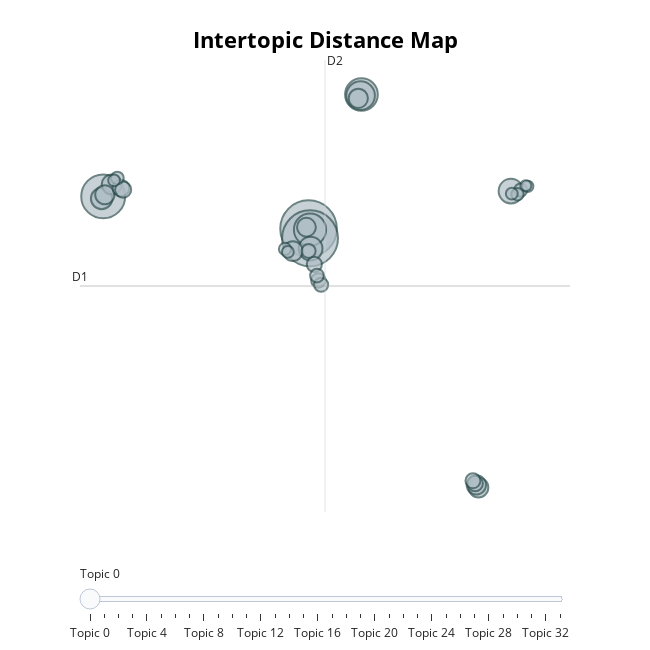

The code cell stored with this chart in its notebook:
### Markdown cell above
### Visualize Topics

After having trained our BERTopic model, we can iteratively go through perhaps a hundred topic to get a good understanding of the topics that were extract. However, that takes quite some time and lacks a global representation. Instead, we can visualize the topics that were generated in a way very similar to LDAvis:

### Code cell
topic_model.visualize_topics(top_n_topics=75)

### Figure 1 — Plotly figure (JSON) as saved in the notebook; plotly's stock layout.template omitted (floating-point values rounded to 4 significant figures)
{"data": [{"customdata": [[0, "الله | او | اللهم | ان | والله", 2015], [1, "الأمازيغية | الامازيغية | اللغة | لغة | العربية", 1968], [2, "الحكومة | الدولة | الشعب | ان | المواطنين", 1212], [3, "موطني | انا | شيء | او | واحد", 673], [4, "المغرب | المغاربة | المغربية | المغربي | الله", 654], [5, "الله | بالله | الوكيل | قوة | الحق", 515], [6, "تخدمو | مانو | وبشارة | الانتخابي | تترجم", 380], [7, "الامازيغية | الأمازيغية | اللغة | العربية | لغة", 356], [8, "التعليم | إصلاح | التعليمية | الأساتذة | التربية", 288], [9, "المغربي | المغرب | الشعب | المغاربة | مليار", 252], [10, "السنة | التقويم | عطلة | سنة | الأمازيغية", 248], [11, "فرنسا | الجزائر | المغرب | لفرنسا | الفرنسية", 245], [12, "الجزائر | المغرب | الجزائري | دولة | الصحراء", 235], [13, "الشرطة | تحية | المجرمين | الشرطي | يجب", 233], [14, "المغربي | المغرب | المغربية | المغاربة | ان", 232], [15, "المغرب | المغاربة | الله | فاس | المغربي", 223], [16, "الماء | المياه | السدود | مياه | ماء", 178], [17, "اللحوم | الأبقار | لحم | البقر | البرازيل", 164], [18, "اسبانيا | المغرب | إسبانيا | الافارقة | الناتو", 149], [19, "اللغة | لغة | لهجة | الامازيغية | اللهجة", 144], [20, "سوريا | السعودية | العربية | السوري | إيران", 141], [21, "السوسية | الناطق | باللهجة | الريفية | اللهجة", 132], [22, "يتوحدون | لهجاتهم | الجهوية | المختلفة | واحدة", 125], [23, "الإسلام | القرآن | الدين | الإسلامي | المساجد", 124], [24, "لغة | العلمي | لهجة | تدريس | تعليم", 119], [25, "الحكومة | الأغلبية | المغربية | ننكر | الخدمة", 108], [26, "الحكومة | حكومة | مكرهناهمش | بدورهم | يخدمو", 102], [27, "حزب | التجمع | الوطني | للأحرار | السياسية", 96], [28, "رمضان | الصلاة | المساجد | الصيام | الشهور", 94], [29, "سعيد | عيد | عطلة | العيد | مبارك", 89], [30, "لهدف | الناجعة | ماضية | الاتجاه | الحكومة", 89], [31, "المغرب | المغاربة | يريد | المغربي | الشعب", 87], [32, "الحكومة | للحكومة | منجزاتها | وعلة | ولايتها", 81], [33, "الحكومة | المقاولات | الحكومية | هده | الحالية", 76]], "hovertemplate": "<b>Topic %{customdata[0]}</b><br>%{customdata[1]}<br>Size: %{customdata[2]}", "legendgroup": "", "marker": {"color": "#B0BEC5", "line": {"color": "DarkSlateGrey", "width": 2}, "size": [2015, 1968, 1212, 673, 654, 515, 380, 356, 288, 252, 248, 245, 235, 233, 232, 223, 178, 164, 149, 144, 141, 132, 125, 124, 119, 108, 102, 96, 94, 89, 89, 87, 81, 76], "sizemode": "area", "sizeref": 1.259, "symbol": "circle"}, "mode": "markers", "name": "", "orientation": "v", "showlegend": false, "type": "scatter", "x": [4.264, 4.364, -9.701, 7.86, 4.364, 7.802, 18.03, 4.4, -9.808, -9.117, 3.197, 15.82, 15.67, -9.59, 7.647, 4.12, -8.497, -8.345, 15.59, 4.657, 15.44, 4.934, 5.117, 4.266, 4.836, 18.68, -8.74, 18.47, 2.663, 2.854, 18.09, -8.961, 19.17, 19.04], "xaxis": "x", "y": [5.338, 4.798, 7.131, 12.8, 5.277, 12.74, 7.426, 4.231, 7.014, 7.794, 4.088, -9.071, -8.926, 7.223, 12.59, 5.415, 7.593, 7.507, -8.848, 3.349, -8.696, 2.457, 2.214, 4.096, 2.727, 7.479, 8.155, 7.252, 4.209, 4.043, 7.284, 8.017, 7.692, 7.73], "yaxis": "y"}], "layout": {"annotations": [{"showarrow": false, "text": "D1", "x": -11.28, "y": 2.145, "yshift": 10}, {"showarrow": false, "text": "D2", "x": 5.382, "xshift": 10, "y": 14.72}], "height": 650, "hoverlabel": {"bgcolor": "white", "font": {"family": "Rockwell", "size": 16}}, "legend": {"itemsizing": "constant", "tracegroupgap": 0}, "margin": {"t": 60}, "shapes": [{"line": {"color": "#CFD8DC", "width": 2}, "type": "line", "x0": 5.382, "x1": 5.382, "y0": -10.43, "y1": 14.72}, {"line": {"color": "#9E9E9E", "width": 2}, "type": "line", "x0": -11.28, "x1": 22.04, "y0": 2.145, "y1": 2.145}], "sliders": [{"active": 0, "pad": {"t": 50}, "steps": [{"args": [{"marker.color": [["red", "#B0BEC5", "#B0BEC5", "#B0BEC5", "#B0BEC5", "#B0BEC5", "#B0BEC5", "#B0BEC5", "#B0BEC5", "#B0BEC5", "#B0BEC5", "#B0BEC5", "#B0BEC5", "#B0BEC5", "#B0BEC5", "#B0BEC5", "#B0BEC5", "#B0BEC5", "#B0BEC5", "#B0BEC5", "#B0BEC5", "#B0BEC5", "#B0BEC5", "#B0BEC5", "#B0BEC5", "#B0BEC5", "#B0BEC5", "#B0BEC5", "#B0BEC5", "#B0BEC5", "#B0BEC5", "#B0BEC5", "#B0BEC5", "#B0BEC5"]]}], "label": "Topic 0", "method": "update"}, {"args": [{"marker.color": [["#B0BEC5", "red", "#B0BEC5", "#B0BEC5", "#B0BEC5", "#B0BEC5", "#B0BEC5", "#B0BEC5", "#B0BEC5", "#B0BEC5", "#B0BEC5", "#B0BEC5", "#B0BEC5", "#B0BEC5", "#B0BEC5", "#B0BEC5", "#B0BEC5", "#B0BEC5", "#B0BEC5", "#B0BEC5", "#B0BEC5", "#B0BEC5", "#B0BEC5", "#B0BEC5", "#B0BEC5", "#B0BEC5", "#B0BEC5", "#B0BEC5", "#B0BEC5", "#B0BEC5", "#B0BEC5", "#B0BEC5", "#B0BEC5", "#B0BEC5"]]}], "label": "Topic 1", "method": "update"}, {"args": [{"marker.color": [["#B0BEC5", "#B0BEC5", "red", "#B0BEC5", "#B0BEC5", "#B0BEC5", "#B0BEC5", "#B0BEC5", "#B0BEC5", "#B0BEC5", "#B0BEC5", "#B0BEC5", "#B0BEC5", "#B0BEC5", "#B0BEC5", "#B0BEC5", "#B0BEC5", "#B0BEC5", "#B0BEC5", "#B0BEC5", "#B0BEC5", "#B0BEC5", "#B0BEC5", "#B0BEC5", "#B0BEC5", "#B0BEC5", "#B0BEC5", "#B0BEC5", "#B0BEC5", "#B0BEC5", "#B0BEC5", "#B0BEC5", "#B0BEC5", "#B0BEC5"]]}], "label": "Topic 2", "method": "update"}, {"args": [{"marker.color": [["#B0BEC5", "#B0BEC5", "#B0BEC5", "red", "#B0BEC5", "#B0BEC5", "#B0BEC5", "#B0BEC5", "#B0BEC5", "#B0BEC5", "#B0BEC5", "#B0BEC5", "#B0BEC5", "#B0BEC5", "#B0BEC5", "#B0BEC5", "#B0BEC5", "#B0BEC5", "#B0BEC5", "#B0BEC5", "#B0BEC5", "#B0BEC5", "#B0BEC5", "#B0BEC5", "#B0BEC5", "#B0BEC5", "#B0BEC5", "#B0BEC5", "#B0BEC5", "#B0BEC5", "#B0BEC5", "#B0BEC5", "#B0BEC5", "#B0BEC5"]]}], "label": "Topic 3", "method": "update"}, {"args": [{"marker.color": [["#B0BEC5", "#B0BEC5", "#B0BEC5", "#B0BEC5", "red", "#B0BEC5", "#B0BEC5", "#B0BEC5", "#B0BEC5", "#B0BEC5", "#B0BEC5", "#B0BEC5", "#B0BEC5", "#B0BEC5", "#B0BEC5", "#B0BEC5", "#B0BEC5", "#B0BEC5", "#B0BEC5", "#B0BEC5", "#B0BEC5", "#B0BEC5", "#B0BEC5", "#B0BEC5", "#B0BEC5", "#B0BEC5", "#B0BEC5", "#B0BEC5", "#B0BEC5", "#B0BEC5", "#B0BEC5", "#B0BEC5", "#B0BEC5", "#B0BEC5"]]}], "label": "Topic 4", "method": "update"}, {"args": [{"marker.color": [["#B0BEC5", "#B0BEC5", "#B0BEC5", "#B0BEC5", "#B0BEC5", "red", "#B0BEC5", "#B0BEC5", "#B0BEC5", "#B0BEC5", "#B0BEC5", "#B0BEC5", "#B0BEC5", "#B0BEC5", "#B0BEC5", "#B0BEC5", "#B0BEC5", "#B0BEC5", "#B0BEC5", "#B0BEC5", "#B0BEC5", "#B0BEC5", "#B0BEC5", "#B0BEC5", "#B0BEC5", "#B0BEC5", "#B0BEC5", "#B0BEC5", "#B0BEC5", "#B0BEC5", "#B0BEC5", "#B0BEC5", "#B0BEC5", "#B0BEC5"]]}], "label": "Topic 5", "method": "update"}, {"args": [{"marker.color": [["#B0BEC5", "#B0BEC5", "#B0BEC5", "#B0BEC5", "#B0BEC5", "#B0BEC5", "red", "#B0BEC5", "#B0BEC5", "#B0BEC5", "#B0BEC5", "#B0BEC5", "#B0BEC5", "#B0BEC5", "#B0BEC5", "#B0BEC5", "#B0BEC5", "#B0BEC5", "#B0BEC5", "#B0BEC5", "#B0BEC5", "#B0BEC5", "#B0BEC5", "#B0BEC5", "#B0BEC5", "#B0BEC5", "#B0BEC5", "#B0BEC5", "#B0BEC5", "#B0BEC5", "#B0BEC5", "#B0BEC5", "#B0BEC5", "#B0BEC5"]]}], "label": "Topic 6", "method": "update"}, {"args": [{"marker.color": [["#B0BEC5", "#B0BEC5", "#B0BEC5", "#B0BEC5", "#B0BEC5", "#B0BEC5", "#B0BEC5", "red", "#B0BEC5", "#B0BEC5", "#B0BEC5", "#B0BEC5", "#B0BEC5", "#B0BEC5", "#B0BEC5", "#B0BEC5", "#B0BEC5", "#B0BEC5", "#B0BEC5", "#B0BEC5", "#B0BEC5", "#B0BEC5", "#B0BEC5", "#B0BEC5", "#B0BEC5", "#B0BEC5", "#B0BEC5", "#B0BEC5", "#B0BEC5", "#B0BEC5", "#B0BEC5", "#B0BEC5", "#B0BEC5", "#B0BEC5"]]}], "label": "Topic 7", "method": "update"}, {"args": [{"marker.color": [["#B0BEC5", "#B0BEC5", "#B0BEC5", "#B0BEC5", "#B0BEC5", "#B0BEC5", "#B0BEC5", "#B0BEC5", "red", "#B0BEC5", "#B0BEC5", "#B0BEC5", "#B0BEC5", "#B0BEC5", "#B0BEC5", "#B0BEC5", "#B0BEC5", "#B0BEC5", "#B0BEC5", "#B0BEC5", "#B0BEC5", "#B0BEC5", "#B0BEC5", "#B0BEC5", "#B0BEC5", "#B0BEC5", "#B0BEC5", "#B0BEC5", "#B0BEC5", "#B0BEC5", "#B0BEC5", "#B0BEC5", "#B0BEC5", "#B0BEC5"]]}], "label": "Topic 8", "method": "update"}, {"args": [{"marker.color": [["#B0BEC5", "#B0BEC5", "#B0BEC5", "#B0BEC5", "#B0BEC5", "#B0BEC5", "#B0BEC5", "#B0BEC5", "#B0BEC5", "red", "#B0BEC5", "#B0BEC5", "#B0BEC5", "#B0BEC5", "#B0BEC5", "#B0BEC5", "#B0BEC5", "#B0BEC5", "#B0BEC5", "#B0BEC5", "#B0BEC5", "#B0BEC5", "#B0BEC5", "#B0BEC5", "#B0BEC5", "#B0BEC5", "#B0BEC5", "#B0BEC5", "#B0BEC5", "#B0BEC5", "#B0BEC5", "#B0BEC5", "#B0BEC5", "#B0BEC5"]]}], "label": "Topic 9", "method": "update"}, {"args": [{"marker.color": [["#B0BEC5", "#B0BEC5", "#B0BEC5", "#B0BEC5", "#B0BEC5", "#B0BEC5", "#B0BEC5", "#B0BEC5", "#B0BEC5", "#B0BEC5", "red", "#B0BEC5", "#B0BEC5", "#B0BEC5", "#B0BEC5", "#B0BEC5", "#B0BEC5", "#B0BEC5", "#B0BEC5", "#B0BEC5", "#B0BEC5", "#B0BEC5", "#B0BEC5", "#B0BEC5", "#B0BEC5", "#B0BEC5", "#B0BEC5", "#B0BEC5", "#B0BEC5", "#B0BEC5", "#B0BEC5", "#B0BEC5", "#B0BEC5", "#B0BEC5"]]}], "label": "Topic 10", "method": "update"}, {"args": [{"marker.color": [["#B0BEC5", "#B0BEC5", "#B0BEC5", "#B0BEC5", "#B0BEC5", "#B0BEC5", "#B0BEC5", "#B0BEC5", "#B0BEC5", "#B0BEC5", "#B0BEC5", "red", "#B0BEC5", "#B0BEC5", "#B0BEC5", "#B0BEC5", "#B0BEC5", "#B0BEC5", "#B0BEC5", "#B0BEC5", "#B0BEC5", "#B0BEC5", "#B0BEC5", "#B0BEC5", "#B0BEC5", "#B0BEC5", "#B0BEC5", "#B0BEC5", "#B0BEC5", "#B0BEC5", "#B0BEC5", "#B0BEC5", "#B0BEC5", "#B0BEC5"]]}], "label": "Topic 11", "method": "update"}, {"args": [{"marker.color": [["#B0BEC5", "#B0BEC5", "#B0BEC5", "#B0BEC5", "#B0BEC5", "#B0BEC5", "#B0BEC5", "#B0BEC5", "#B0BEC5", "#B0BEC5", "#B0BEC5", "#B0BEC5", "red", "#B0BEC5", "#B0BEC5", "#B0BEC5", "#B0BEC5", "#B0BEC5", "#B0BEC5", "#B0BEC5", "#B0BEC5", "#B0BEC5", "#B0BEC5", "#B0BEC5", "#B0BEC5", "#B0BEC5", "#B0BEC5", "#B0BEC5", "#B0BEC5", "#B0BEC5", "#B0BEC5", "#B0BEC5", "#B0BEC5", "#B0BEC5"]]}], "label": "Topic 12", "method": "update"}, {"args": [{"marker.color": [["#B0BEC5", "#B0BEC5", "#B0BEC5", "#B0BEC5", "#B0BEC5", "#B0BEC5", "#B0BEC5", "#B0BEC5", "#B0BEC5", "#B0BEC5", "#B0BEC5", "#B0BEC5", "#B0BEC5", "red", "#B0BEC5", "#B0BEC5", "#B0BEC5", "#B0BEC5", "#B0BEC5", "#B0BEC5", "#B0BEC5", "#B0BEC5", "#B0BEC5", "#B0BEC5", "#B0BEC5", "#B0BEC5", "#B0BEC5", "#B0BEC5", "#B0BEC5", "#B0BEC5", "#B0BEC5", "#B0BEC5", "#B0BEC5", "#B0BEC5"]]}], "label": "Topic 13", "method": "update"}, {"args": [{"marker.color": [["#B0BEC5", "#B0BEC5", "#B0BEC5", "#B0BEC5", "#B0BEC5", "#B0BEC5", "#B0BEC5", "#B0BEC5", "#B0BEC5", "#B0BEC5", "#B0BEC5", "#B0BEC5", "#B0BEC5", "#B0BEC5", "red", "#B0BEC5", "#B0BEC5", "#B0BEC5", "#B0BEC5", "#B0BEC5", "#B0BEC5", "#B0BEC5", "#B0BEC5", "#B0BEC5", "#B0BEC5", "#B0BEC5", "#B0BEC5", "#B0BEC5", "#B0BEC5", "#B0BEC5", "#B0BEC5", "#B0BEC5", "#B0BEC5", "#B0BEC5"]]}], "label": "Topic 14", "method": "update"}, {"args": [{"marker.color": [["#B0BEC5", "#B0BEC5", "#B0BEC5", "#B0BEC5", "#B0BEC5", "#B0BEC5", "#B0BEC5", "#B0BEC5", "#B0BEC5", "#B0BEC5", "#B0BEC5", "#B0BEC5", "#B0BEC5", "#B0BEC5", "#B0BEC5", "red", "#B0BEC5", "#B0BEC5", "#B0BEC5", "#B0BEC5", "#B0BEC5", "#B0BEC5", "#B0BEC5", "#B0BEC5", "#B0BEC5", "#B0BEC5", "#B0BEC5", "#B0BEC5", "#B0BEC5", "#B0BEC5", "#B0BEC5", "#B0BEC5", "#B0BEC5", "#B0BEC5"]]}], "label": "Topic 15", "method": "update"}, {"args": [{"marker.color": [["#B0BEC5", "#B0BEC5", "#B0BEC5", "#B0BEC5", "#B0BEC5", "#B0BEC5", "#B0BEC5", "#B0BEC5", "#B0BEC5", "#B0BEC5", "#B0BEC5", "#B0BEC5", "#B0BEC5", "#B0BEC5", "#B0BEC5", "#B0BEC5", "red", "#B0BEC5", "#B0BEC5", "#B0BEC5", "#B0BEC5", "#B0BEC5", "#B0BEC5", "#B0BEC5", "#B0BEC5", "#B0BEC5", "#B0BEC5", "#B0BEC5", "#B0BEC5", "#B0BEC5", "#B0BEC5", "#B0BEC5", "#B0BEC5", "#B0BEC5"]]}], "label": "Topic 16", "method": "update"}, {"args": [{"marker.color": [["#B0BEC5", "#B0BEC5", "#B0BEC5", "#B0BEC5", "#B0BEC5", "#B0BEC5", "#B0BEC5", "#B0BEC5", "#B0BEC5", "#B0BEC5", "#B0BEC5", "#B0BEC5", "#B0BEC5", "#B0BEC5", "#B0BEC5", "#B0BEC5", "#B0BEC5", "red", "#B0BEC5", "#B0BEC5", "#B0BEC5", "#B0BEC5", "#B0BEC5", "#B0BEC5", "#B0BEC5", "#B0BEC5", "#B0BEC5", "#B0BEC5", "#B0BEC5", "#B0BEC5", "#B0BEC5", "#B0BEC5", "#B0BEC5", "#B0BEC5"]]}], "label": "Topic 17", "method": "update"}, {"args": [{"marker.color": [["#B0BEC5", "#B0BEC5", "#B0BEC5", "#B0BEC5", "#B0BEC5", "#B0BEC5", "#B0BEC5", "#B0BEC5", "#B0BEC5", "#B0BEC5", "#B0BEC5", "#B0BEC5", "#B0BEC5", "#B0BEC5", "#B0BEC5", "#B0BEC5", "#B0BEC5", "#B0BEC5", "red", "#B0BEC5", "#B0BEC5", "#B0BEC5", "#B0BEC5", "#B0BEC5", "#B0BEC5", "#B0BEC5", "#B0BEC5", "#B0BEC5", "#B0BEC5", "#B0BEC5", "#B0BEC5", "#B0BEC5", "#B0BEC5", "#B0BEC5"]]}], "label": "Topic 18", "method": "update"}, {"args": [{"marker.color": [["#B0BEC5", "#B0BEC5", "#B0BEC5", "#B0BEC5", "#B0BEC5", "#B0BEC5", "#B0BEC5", "#B0BEC5", "#B0BEC5", "#B0BEC5", "#B0BEC5", "#B0BEC5", "#B0BEC5", "#B0BEC5", "#B0BEC5", "#B0BEC5", "#B0BEC5", "#B0BEC5", "#B0BEC5", "red", "#B0BEC5", "#B0BEC5", "#B0BEC5", "#B0BEC5", "#B0BEC5", "#B0BEC5", "#B0BEC5", "#B0BEC5", "#B0BEC5", "#B0BEC5", "#B0BEC5", "#B0BEC5", "#B0BEC5", "#B0BEC5"]]}], "label": "Topic 19", "method": "update"}, {"args": [{"marker.color": [["#B0BEC5", "#B0BEC5", "#B0BEC5", "#B0BEC5", "#B0BEC5", "#B0BEC5", "#B0BEC5", "#B0BEC5", "#B0BEC5", "#B0BEC5", "#B0BEC5", "#B0BEC5", "#B0BEC5", "#B0BEC5", "#B0BEC5", "#B0BEC5", "#B0BEC5", "#B0BEC5", "#B0BEC5", "#B0BEC5", "red", "#B0BEC5", "#B0BEC5", "#B0BEC5", "#B0BEC5", "#B0BEC5", "#B0BEC5", "#B0BEC5", "#B0BEC5", "#B0BEC5", "#B0BEC5", "#B0BEC5", "#B0BEC5", "#B0BEC5"]]}], "label": "Topic 20", "method": "update"}, {"args": [{"marker.color": [["#B0BEC5", "#B0BEC5", "#B0BEC5", "#B0BEC5", "#B0BEC5", "#B0BEC5", "#B0BEC5", "#B0BEC5", "#B0BEC5", "#B0BEC5", "#B0BEC5", "#B0BEC5", "#B0BEC5", "#B0BEC5", "#B0BEC5", "#B0BEC5", "#B0BEC5", "#B0BEC5", "#B0BEC5", "#B0BEC5", "#B0BEC5", "red", "#B0BEC5", "#B0BEC5", "#B0BEC5", "#B0BEC5", "#B0BEC5", "#B0BEC5", "#B0BEC5", "#B0BEC5", "#B0BEC5", "#B0BEC5", "#B0BEC5", "#B0BEC5"]]}], "label": "Topic 21", "method": "update"}, {"args": [{"marker.color": [["#B0BEC5", "#B0BEC5", "#B0BEC5", "#B0BEC5", "#B0BEC5", "#B0BEC5", "#B0BEC5", "#B0BEC5", "#B0BEC5", "#B0BEC5", "#B0BEC5", "#B0BEC5", "#B0BEC5", "#B0BEC5", "#B0BEC5", "#B0BEC5", "#B0BEC5", "#B0BEC5", "#B0BEC5", "#B0BEC5", "#B0BEC5", "#B0BEC5", "red", "#B0BEC5", "#B0BEC5", "#B0BEC5", "#B0BEC5", "#B0BEC5", "#B0BEC5", "#B0BEC5", "#B0BEC5", "#B0BEC5", "#B0BEC5", "#B0BEC5"]]}], "label": "Topic 22", "method": "update"}, {"args": [{"marker.color": [["#B0BEC5", "#B0BEC5", "#B0BEC5", "#B0BEC5", "#B0BEC5", "#B0BEC5", "#B0BEC5", "#B0BEC5", "#B0BEC5", "#B0BEC5", "#B0BEC5", "#B0BEC5", "#B0BEC5", "#B0BEC5", "#B0BEC5", "#B0BEC5", "#B0BEC5", "#B0BEC5", "#B0BEC5", "#B0BEC5", "#B0BEC5", "#B0BEC5", "#B0BEC5", "red", "#B0BEC5", "#B0BEC5", "#B0BEC5", "#B0BEC5", "#B0BEC5", "#B0BEC5", "#B0BEC5", "#B0BEC5", "#B0BEC5", "#B0BEC5"]]}], "label": "Topic 23", "method": "update"}, {"args": [{"marker.color": [["#B0BEC5", "#B0BEC5", "#B0BEC5", "#B0BEC5", "#B0BEC5", "#B0BEC5", "#B0BEC5", "#B0BEC5", "#B0BEC5", "#B0BEC5", "#B0BEC5", "#B0BEC5", "#B0BEC5", "#B0BEC5", "#B0BEC5", "#B0BEC5", "#B0BEC5", "#B0BEC5", "#B0BEC5", "#B0BEC5", "#B0BEC5", "#B0BEC5", "#B0BEC5", "#B0BEC5", "red", "#B0BEC5", "#B0BEC5", "#B0BEC5", "#B0BEC5", "#B0BEC5", "#B0BEC5", "#B0BEC5", "#B0BEC5", "#B0BEC5"]]}], "label": "Topic 24", "method": "update"}, {"args": [{"marker.color": [["#B0BEC5", "#B0BEC5", "#B0BEC5", "#B0BEC5", "#B0BEC5", "#B0BEC5", "#B0BEC5", "#B0BEC5", "#B0BEC5", "#B0BEC5", "#B0BEC5", "#B0BEC5", "#B0BEC5", "#B0BEC5", "#B0BEC5", "#B0BEC5", "#B0BEC5", "#B0BEC5", "#B0BEC5", "#B0BEC5", "#B0BEC5", "#B0BEC5", "#B0BEC5", "#B0BEC5", "#B0BEC5", "red", "#B0BEC5", "#B0BEC5", "#B0BEC5", "#B0BEC5", "#B0BEC5", "#B0BEC5", "#B0BEC5", "#B0BEC5"]]}], "label": "Topic 25", "method": "update"}, {"args": [{"marker.color": [["#B0BEC5", "#B0BEC5", "#B0BEC5", "#B0BEC5", "#B0BEC5", "#B0BEC5", "#B0BEC5", "#B0BEC5", "#B0BEC5", "#B0BEC5", "#B0BEC5", "#B0BEC5", "#B0BEC5", "#B0BEC5", "#B0BEC5", "#B0BEC5", "#B0BEC5", "#B0BEC5", "#B0BEC5", "#B0BEC5", "#B0BEC5", "#B0BEC5", "#B0BEC5", "#B0BEC5", "#B0BEC5", "#B0BEC5", "red", "#B0BEC5", "#B0BEC5", "#B0BEC5", "#B0BEC5", "#B0BEC5", "#B0BEC5", "#B0BEC5"]]}], "label": "Topic 26", "method": "update"}, {"args": [{"marker.color": [["#B0BEC5", "#B0BEC5", "#B0BEC5", "#B0BEC5", "#B0BEC5", "#B0BEC5", "#B0BEC5", "#B0BEC5", "#B0BEC5", "#B0BEC5", "#B0BEC5", "#B0BEC5", "#B0BEC5", "#B0BEC5", "#B0BEC5", "#B0BEC5", "#B0BEC5", "#B0BEC5", "#B0BEC5", "#B0BEC5", "#B0BEC5", "#B0BEC5", "#B0BEC5", "#B0BEC5", "#B0BEC5", "#B0BEC5", "#B0BEC5", "red", "#B0BEC5", "#B0BEC5", "#B0BEC5", "#B0BEC5", "#B0BEC5", "#B0BEC5"]]}], "label": "Topic 27", "method": "update"}, {"args": [{"marker.color": [["#B0BEC5", "#B0BEC5", "#B0BEC5", "#B0BEC5", "#B0BEC5", "#B0BEC5", "#B0BEC5", "#B0BEC5", "#B0BEC5", "#B0BEC5", "#B0BEC5", "#B0BEC5", "#B0BEC5", "#B0BEC5", "#B0BEC5", "#B0BEC5", "#B0BEC5", "#B0BEC5", "#B0BEC5", "#B0BEC5", "#B0BEC5", "#B0BEC5", "#B0BEC5", "#B0BEC5", "#B0BEC5", "#B0BEC5", "#B0BEC5", "#B0BEC5", "red", "#B0BEC5", "#B0BEC5", "#B0BEC5", "#B0BEC5", "#B0BEC5"]]}], "label": "Topic 28", "method": "update"}, {"args": [{"marker.color": [["#B0BEC5", "#B0BEC5", "#B0BEC5", "#B0BEC5", "#B0BEC5", "#B0BEC5", "#B0BEC5", "#B0BEC5", "#B0BEC5", "#B0BEC5", "#B0BEC5", "#B0BEC5", "#B0BEC5", "#B0BEC5", "#B0BEC5", "#B0BEC5", "#B0BEC5", "#B0BEC5", "#B0BEC5", "#B0BEC5", "#B0BEC5", "#B0BEC5", "#B0BEC5", "#B0BEC5", "#B0BEC5", "#B0BEC5", "#B0BEC5", "#B0BEC5", "#B0BEC5", "red", "#B0BEC5", "#B0BEC5", "#B0BEC5", "#B0BEC5"]]}], "label": "Topic 29", "method": "update"}, {"args": [{"marker.color": [["#B0BEC5", "#B0BEC5", "#B0BEC5", "#B0BEC5", "#B0BEC5", "#B0BEC5", "#B0BEC5", "#B0BEC5", "#B0BEC5", "#B0BEC5", "#B0BEC5", "#B0BEC5", "#B0BEC5", "#B0BEC5", "#B0BEC5", "#B0BEC5", "#B0BEC5", "#B0BEC5", "#B0BEC5", "#B0BEC5", "#B0BEC5", "#B0BEC5", "#B0BEC5", "#B0BEC5", "#B0BEC5", "#B0BEC5", "#B0BEC5", "#B0BEC5", "#B0BEC5", "#B0BEC5", "red", "#B0BEC5", "#B0BEC5", "#B0BEC5"]]}], "label": "Topic 30", "method": "update"}, {"args": [{"marker.color": [["#B0BEC5", "#B0BEC5", "#B0BEC5", "#B0BEC5", "#B0BEC5", "#B0BEC5", "#B0BEC5", "#B0BEC5", "#B0BEC5", "#B0BEC5", "#B0BEC5", "#B0BEC5", "#B0BEC5", "#B0BEC5", "#B0BEC5", "#B0BEC5", "#B0BEC5", "#B0BEC5", "#B0BEC5", "#B0BEC5", "#B0BEC5", "#B0BEC5", "#B0BEC5", "#B0BEC5", "#B0BEC5", "#B0BEC5", "#B0BEC5", "#B0BEC5", "#B0BEC5", "#B0BEC5", "#B0BEC5", "red", "#B0BEC5", "#B0BEC5"]]}], "label": "Topic 31", "method": "update"}, {"args": [{"marker.color": [["#B0BEC5", "#B0BEC5", "#B0BEC5", "#B0BEC5", "#B0BEC5", "#B0BEC5", "#B0BEC5", "#B0BEC5", "#B0BEC5", "#B0BEC5", "#B0BEC5", "#B0BEC5", "#B0BEC5", "#B0BEC5", "#B0BEC5", "#B0BEC5", "#B0BEC5", "#B0BEC5", "#B0BEC5", "#B0BEC5", "#B0BEC5", "#B0BEC5", "#B0BEC5", "#B0BEC5", "#B0BEC5", "#B0BEC5", "#B0BEC5", "#B0BEC5", "#B0BEC5", "#B0BEC5", "#B0BEC5", "#B0BEC5", "red", "#B0BEC5"]]}], "label": "Topic 32", "method": "update"}, {"args": [{"marker.color": [["#B0BEC5", "#B0BEC5", "#B0BEC5", "#B0BEC5", "#B0BEC5", "#B0BEC5", "#B0BEC5", "#B0BEC5", "#B0BEC5", "#B0BEC5", "#B0BEC5", "#B0BEC5", "#B0BEC5", "#B0BEC5", "#B0BEC5", "#B0BEC5", "#B0BEC5", "#B0BEC5", "#B0BEC5", "#B0BEC5", "#B0BEC5", "#B0BEC5", "#B0BEC5", "#B0BEC5", "#B0BEC5", "#B0BEC5", "#B0BEC5", "#B0BEC5", "#B0BEC5", "#B0BEC5", "#B0BEC5", "#B0BEC5", "#B0BEC5", "red"]]}], "label": "Topic 33", "method": "update"}]}], "title": {"font": {"color": "Black", "size": 22}, "text": "<b>Intertopic Distance Map</b>", "x": 0.5, "xanchor": "center", "y": 0.95, "yanchor": "top"}, "width": 650, "xaxis": {"anchor": "y", "domain": [0, 1], "range": [-11.28, 22.04], "title": {"text": ""}, "visible": false}, "yaxis": {"anchor": "x", "domain": [0, 1], "range": [-10.43, 14.72], "title": {"text": ""}, "visible": false}}}
